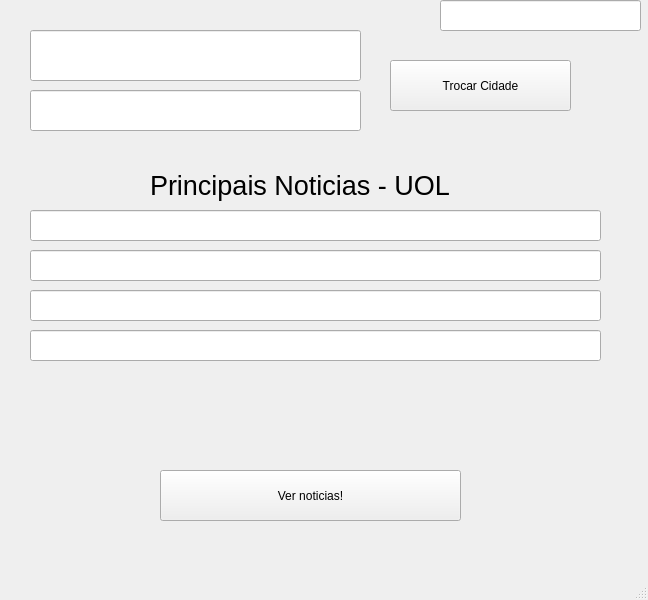
<?xml version="1.0" encoding="UTF-8"?>
<ui version="4.0">
 <class>MainWindow</class>
 <widget class="QMainWindow" name="MainWindow">
  <property name="geometry">
   <rect>
    <x>0</x>
    <y>0</y>
    <width>648</width>
    <height>600</height>
   </rect>
  </property>
  <property name="windowTitle">
   <string>MainWindow</string>
  </property>
  <widget class="QWidget" name="centralwidget">
   <widget class="QPushButton" name="pushButton">
    <property name="geometry">
     <rect>
      <x>160</x>
      <y>470</y>
      <width>301</width>
      <height>51</height>
     </rect>
    </property>
    <property name="text">
     <string>Ver noticias!</string>
    </property>
   </widget>
   <widget class="QLineEdit" name="lineEdit">
    <property name="geometry">
     <rect>
      <x>30</x>
      <y>30</y>
      <width>331</width>
      <height>51</height>
     </rect>
    </property>
    <property name="font">
     <font>
      <pointsize>20</pointsize>
     </font>
    </property>
    <property name="text">
     <string/>
    </property>
    <property name="readOnly">
     <bool>true</bool>
    </property>
   </widget>
   <widget class="QLineEdit" name="lineEdit_2">
    <property name="geometry">
     <rect>
      <x>30</x>
      <y>90</y>
      <width>331</width>
      <height>41</height>
     </rect>
    </property>
    <property name="font">
     <font>
      <pointsize>15</pointsize>
     </font>
    </property>
    <property name="layoutDirection">
     <enum>Qt::LeftToRight</enum>
    </property>
    <property name="text">
     <string/>
    </property>
    <property name="maxLength">
     <number>50</number>
    </property>
    <property name="readOnly">
     <bool>true</bool>
    </property>
   </widget>
   <widget class="QLineEdit" name="lineEdit_3">
    <property name="geometry">
     <rect>
      <x>30</x>
      <y>210</y>
      <width>571</width>
      <height>31</height>
     </rect>
    </property>
    <property name="font">
     <font>
      <family>Palatino Linotype</family>
      <pointsize>16</pointsize>
     </font>
    </property>
    <property name="layoutDirection">
     <enum>Qt::LeftToRight</enum>
    </property>
    <property name="alignment">
     <set>Qt::AlignCenter</set>
    </property>
    <property name="readOnly">
     <bool>true</bool>
    </property>
   </widget>
   <widget class="QLineEdit" name="lineEdit_4">
    <property name="geometry">
     <rect>
      <x>30</x>
      <y>250</y>
      <width>571</width>
      <height>31</height>
     </rect>
    </property>
    <property name="font">
     <font>
      <pointsize>10</pointsize>
     </font>
    </property>
    <property name="readOnly">
     <bool>true</bool>
    </property>
   </widget>
   <widget class="QPushButton" name="pushButton_2">
    <property name="geometry">
     <rect>
      <x>390</x>
      <y>60</y>
      <width>181</width>
      <height>51</height>
     </rect>
    </property>
    <property name="text">
     <string>Trocar Cidade</string>
    </property>
   </widget>
   <widget class="QLineEdit" name="lineEdit_5">
    <property name="geometry">
     <rect>
      <x>30</x>
      <y>290</y>
      <width>571</width>
      <height>31</height>
     </rect>
    </property>
    <property name="font">
     <font>
      <pointsize>10</pointsize>
     </font>
    </property>
    <property name="readOnly">
     <bool>true</bool>
    </property>
   </widget>
   <widget class="QLineEdit" name="lineEdit_6">
    <property name="geometry">
     <rect>
      <x>30</x>
      <y>330</y>
      <width>571</width>
      <height>31</height>
     </rect>
    </property>
    <property name="font">
     <font>
      <pointsize>10</pointsize>
     </font>
    </property>
    <property name="readOnly">
     <bool>true</bool>
    </property>
   </widget>
   <widget class="QLineEdit" name="lineEdit_7">
    <property name="geometry">
     <rect>
      <x>440</x>
      <y>0</y>
      <width>201</width>
      <height>31</height>
     </rect>
    </property>
    <property name="font">
     <font>
      <pointsize>13</pointsize>
     </font>
    </property>
    <property name="readOnly">
     <bool>true</bool>
    </property>
   </widget>
   <widget class="QLabel" name="label">
    <property name="geometry">
     <rect>
      <x>150</x>
      <y>170</y>
      <width>351</width>
      <height>31</height>
     </rect>
    </property>
    <property name="font">
     <font>
      <pointsize>20</pointsize>
     </font>
    </property>
    <property name="text">
     <string>Principais Noticias - UOL</string>
    </property>
   </widget>
  </widget>
  <widget class="QMenuBar" name="menubar">
   <property name="geometry">
    <rect>
     <x>0</x>
     <y>0</y>
     <width>648</width>
     <height>21</height>
    </rect>
   </property>
  </widget>
  <widget class="QStatusBar" name="statusbar"/>
 </widget>
 <resources/>
 <connections/>
</ui>
